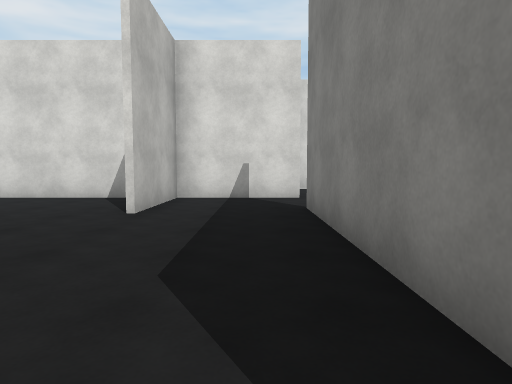
View 1 (above)

24 first-person views from a walk through a scene from a Unity 3-D project. The camera is 1.3 m above the floor, tilts 4° down and sees 75° across. The floor is counted in squares, 2 m on a side. Each view is taken from the middle of a square. On the plan, view 1 faces up. The plan holds only what a view shows up to about 10 squares ahead; the rest is blank. The place goes on beyond the plan. The player is left out. Surface patterns are stand-ins for the level's own textures.

View 2
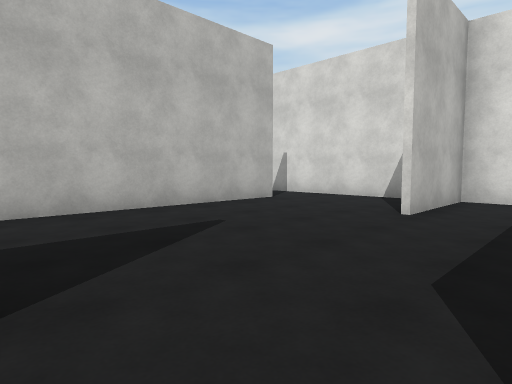

View 3
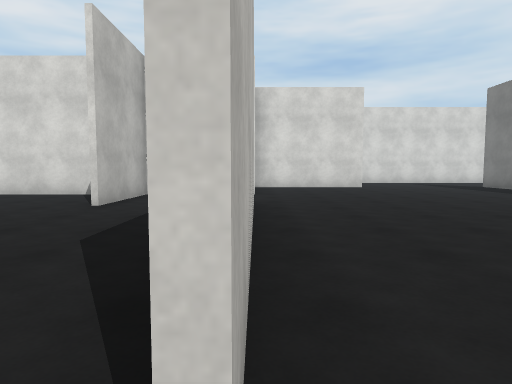

View 4
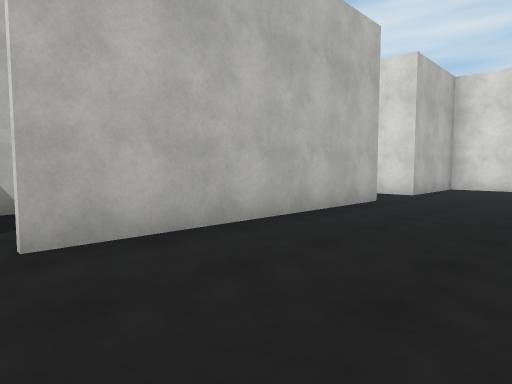

View 5
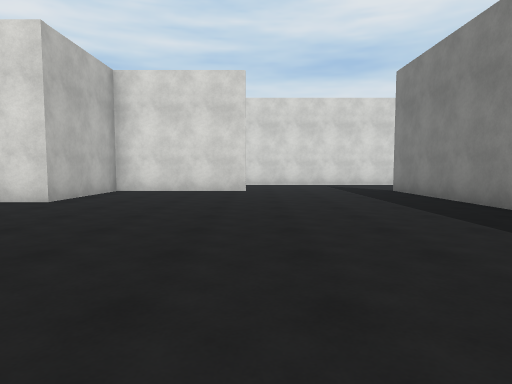

View 6
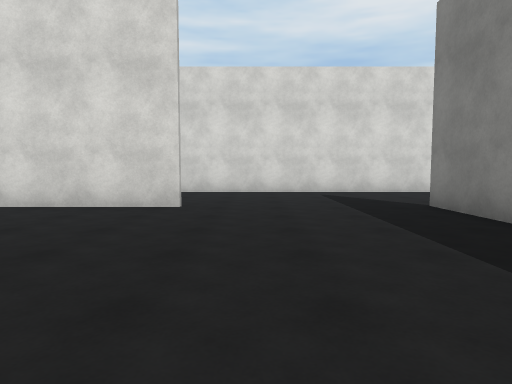

View 7
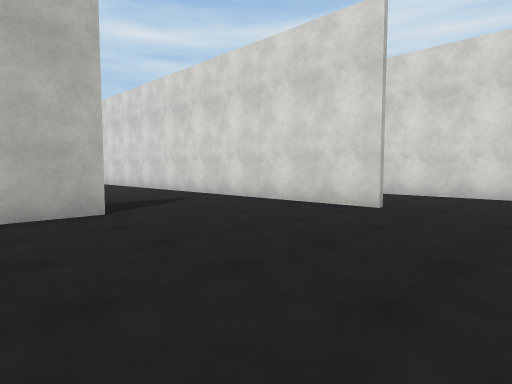

View 8
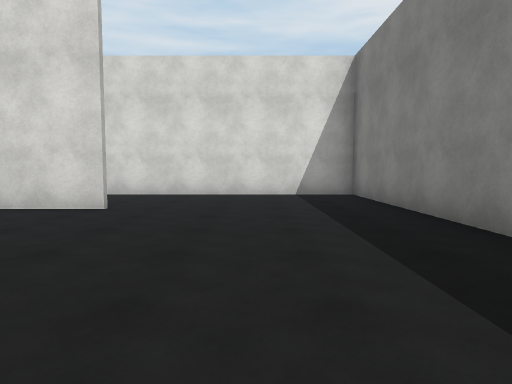

View 9
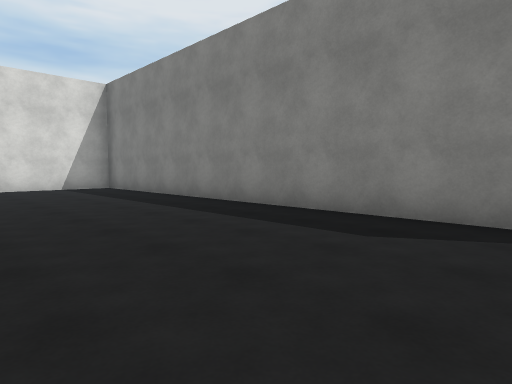

View 10
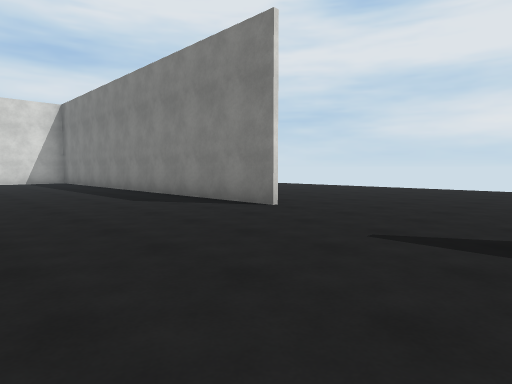

View 11
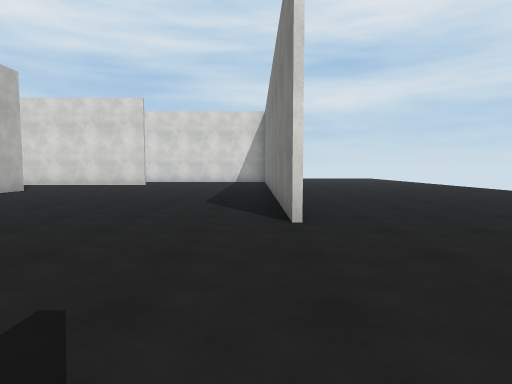

View 12
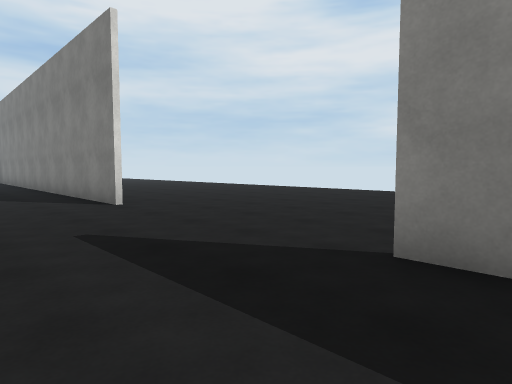

View 13
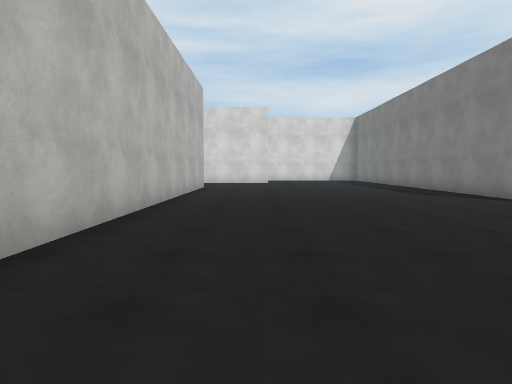

View 14
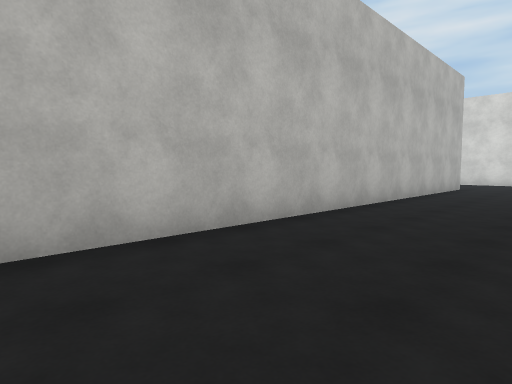

View 15
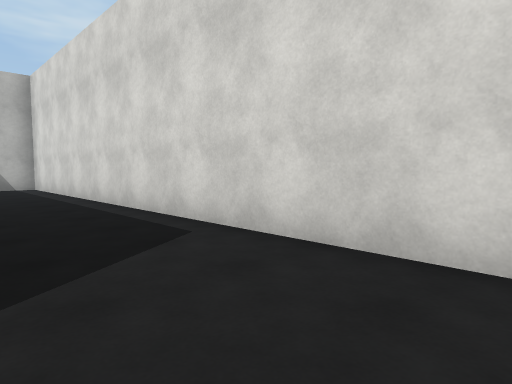

View 16
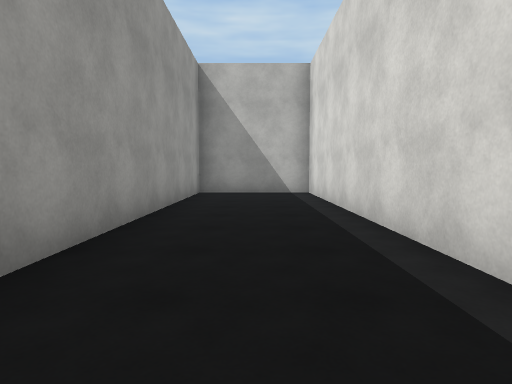

View 17
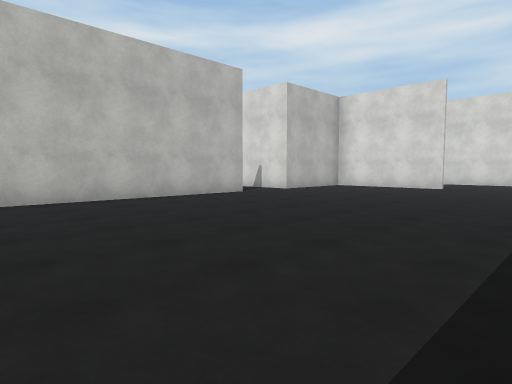

View 18
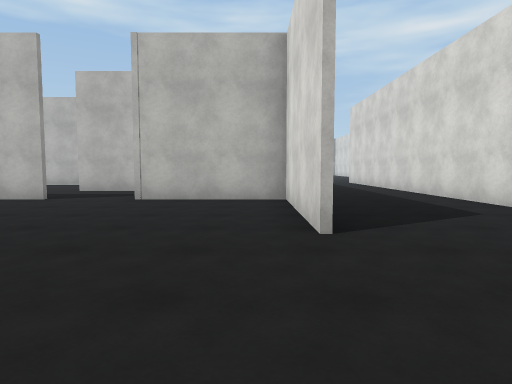

View 19
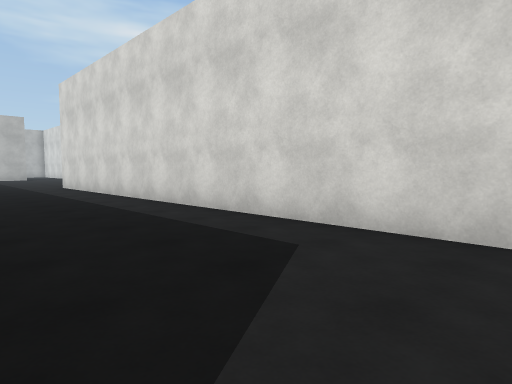

View 20
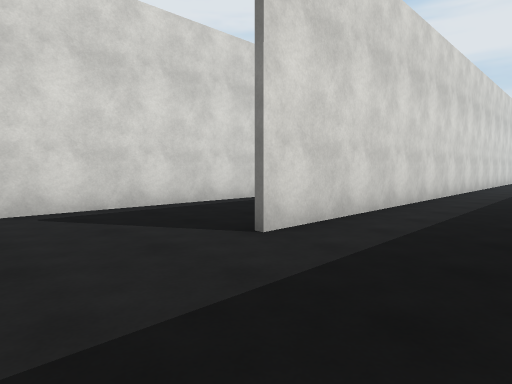

View 21
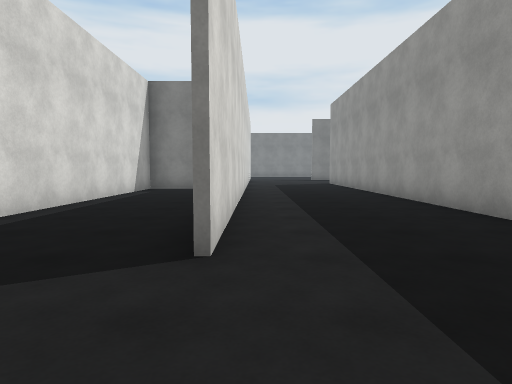

View 22
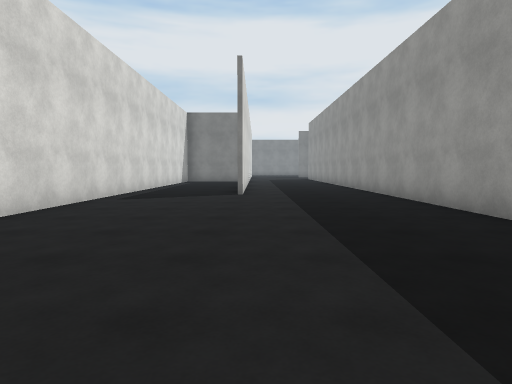

View 23
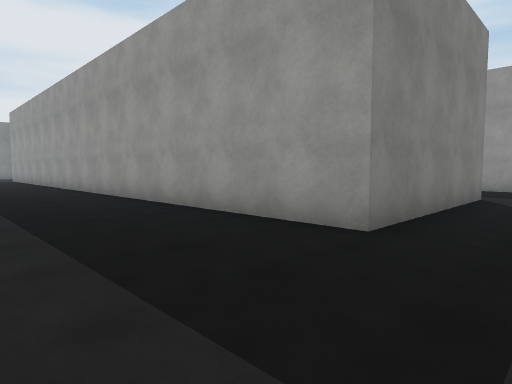

View 24
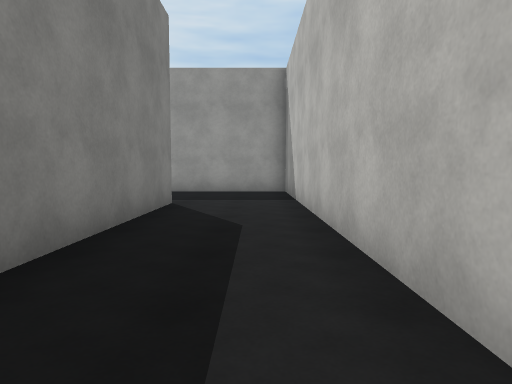

### Floor plan
Ten units are one square. View 1 is at (0, 0); x grows to the right and y downward. Boxes are objects, and circles mark ways between rooms. Rooms are numbered by the first view taken in them; rooms with no view inside come last. Other rooms are left out.
<svg viewBox="-173 -179 342 194">
<path fill="none" stroke="#000" d="M8 -10 8 -45M-52 -46 -52 -6M92 -109 92 8M116 -143 56 -143M48 -106 10 -106 10 -74M90 -62 90 -109M164 -49 164 -174 10 -174 10 -145 81 -145M10 -56 10 5M164 8 164 0M-168 -110 -168 -26 -136 -26M-144 -56 -144 -108 1 -108M1 -174 -116 -174M56 -143 -76 -143M-52 -58 -52 -46M-19 -74 -56 -74M8 -45 8 -55M10 -74 -19 -74M-18 -75 -18 -48"/>
<circle cx="-35" cy="-50" r="3" fill="#2a7"/>
<circle cx="-5" cy="-50" r="3" fill="#2a7"/>
<circle cx="45" cy="-125" r="3" fill="#2a7"/>
<circle cx="10" cy="-65" r="3" fill="#2a7"/>
<text x="-20" y="-20">1</text>
<text x="100" y="-120">2</text>
<text x="-90" y="-130">3</text>
<text x="-40" y="-60">4</text>
<text x="0" y="-60">5</text>
</svg>
Room 1 opens to room 4. Room 1 opens to room 5. Room 2 opens to room 3. Room 2 opens to room 5.

Where each view was taken, in squares from view 1:
view 1: 0 up, 0 right, facing up
view 2: 0 up, 0 right, facing up-left
view 3: 1 down, 1 right, facing up
view 4: 1 down, 4 right, facing up-left
view 5: 1 up, 5 right, facing up
view 6: 5 up, 6 right, facing up
view 7: 9 up, 14 right, facing up-left
view 8: 9 up, 14 right, facing up
view 9: 6 up, 12 right, facing up-right
view 10: 1 up, 12 right, facing up-right
view 11: 1 up, 16 right, facing up
view 12: 1 down, 14 right, facing up-right
view 13: 1 down, 11 right, facing up
view 14: 1 down, 12 right, facing up-left
view 15: 15 up, 13 right, facing up-left
view 16: 16 up, 10 right, facing left
view 17: 1 down, 8 right, facing up-left
view 18: 10 up, 8 right, facing left
view 19: 11 up, 5 right, facing up-left
view 20: 12 up, 10 left, facing up-right
view 21: 14 up, 10 left, facing right
view 22: 14 up, 16 left, facing right
view 23: 14 up, 16 left, facing down-right
view 24: 12 up, 16 left, facing down
